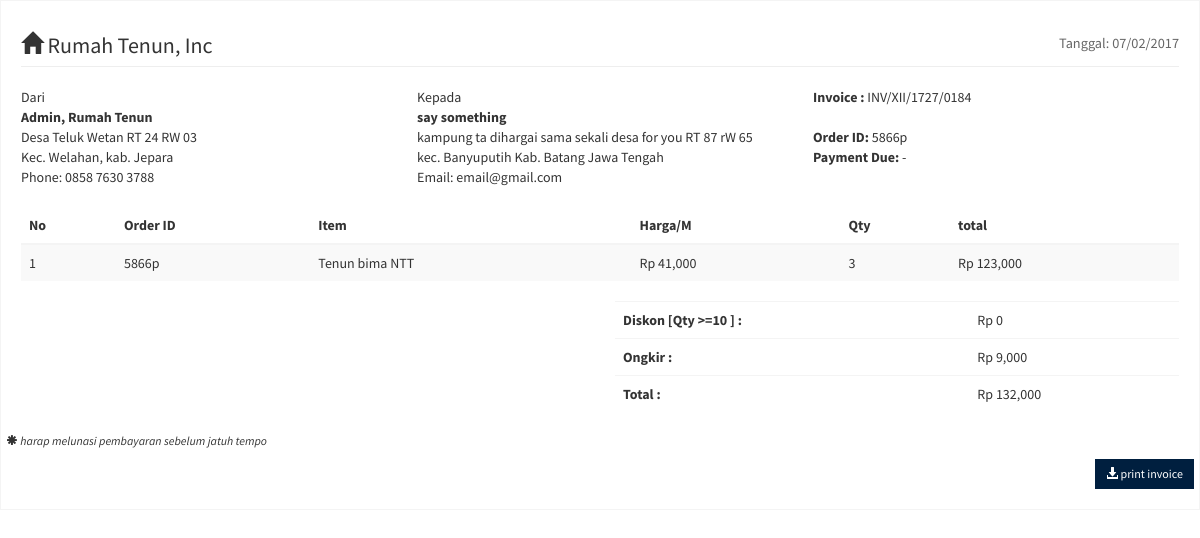
/invoice.php?id=5866p, run on the app's committed database.
### tables this page shows
CREATE TABLE `penjualan` (
  `kode` varchar(30) NOT NULL,
  `tanggal` date NOT NULL,
  `nama_barang` varchar(20) NOT NULL,
  `harga_jual` int(6) NOT NULL,
  `jumlah` int(3) NOT NULL,
  `total_harga` int(7) NOT NULL,
  `laba` int(9) NOT NULL,
  `status` enum('ok','pending') NOT NULL,
  `input_oleh` varchar(20) DEFAULT NULL,
  PRIMARY KEY (`kode`)
);

CREATE TABLE `pembeli` (
  `kode` varchar(10) NOT NULL,
  `nama` varchar(30) NOT NULL,
  `kontak` varchar(30) NOT NULL,
  `prov` varchar(40) NOT NULL,
  `kab` varchar(40) NOT NULL,
  `kec` varchar(30) NOT NULL,
  `alamat2` text NOT NULL,
  `kurir` enum('jne','tiki','pos_indo') NOT NULL,
  `resi` varchar(15) NOT NULL,
  PRIMARY KEY (`kode`)
);

### invoice.php (the view, shortened to what this page needs)
<?php
include 'koneksi.php';
$kode=$_GET['id'];
$sql = "SELECT penjualan.kode AS kode2,nama_barang,harga_jual,jumlah,total_harga,nama,alamat2,kec,kab,prov,kontak FROM penjualan INNER JOIN pembeli ON penjualan.kode=pembeli.kode WHERE penjualan.kode='$kode'";
$tampil =mysqli_query($link,$sql);
$r=mysqli_fetch_assoc($tampil);
?>
<!DOCTYPE html>
<html>
<head>
	<link rel="stylesheet" href="bootstrap/css/bootstrap.min.css">
	<link rel="stylesheet" href="dist/css/AdminLTE.min.css">
</head>
<body>
    <section class="invoice">
      <div class="row">
        <div class="col-xs-12">
          <h2 class="page-header">
            <span class="glyphicon glyphicon-home"></span> Rumah Tenun, Inc
            <small class="pull-right">Tanggal: <?php echo date('d/m/Y'); ?></small>
          </h2>
        </div>
      </div>
      <div class="row invoice-info">
        <div class="col-sm-4 invoice-col">
          Dari
          <address>
            <strong>Admin, Rumah Tenun</strong><br>
            Desa Teluk Wetan RT 24 RW 03<br>
            Kec. Welahan, kab. Jepara<br>
            Phone: 0858 7630 3788
          </address>
        </div>
        <div class="col-sm-4 invoice-col">
          Kepada
          <address>
            <strong><?php echo $r['nama']; ?></strong><br>
            <?php echo $r['alamat2']; ?><br>
            <?php echo 'kec. '.$r['kec'].' '.$r['kab'].' '.$r['prov']; ?><br>
            Email: <?php echo $r['kontak']; ?>
          </address>
        </div>
        <div class="col-sm-4 invoice-col">
          <b>Invoice : </b>INV/XII/<?php echo date('ynj').'/0'.substr(time(),-4,3); ?><br>
          <br>
          <b>Order ID:</b> <?php echo $r['kode2']; ?><br>
          <b>Payment Due:</b> -<br>
        </div>
      </div>
      <div class="row">
        <div class="col-xs-12 table-responsive">
          <table class="table table-striped">
            <thead>
            <tr>
              <th>No</th>
              <th>Order ID</th>
              <th>Item</th>
              <th>Harga/M</th>
              <th>Qty</th>
              <th>total</th>
            </tr>
            </thead>
            <tbody>
            <tr>
              <td><?php echo 1; ?></td>
              <td><?php echo $r['kode2']; ?></td>
              <td><?php echo 'Tenun '.$r['nama_barang']; ?></td>
              <td><?php echo 'Rp '.number_format($r['harga_jual']); ?></td>
              <td><?php echo $r['jumlah']; ?></td>
              <td><?php echo 'Rp '.number_format($r['total_harga']); ?></td>
            </tr>
            </tbody>
          </table>
        </div>
      </div>
      <div class="row">
        <div class="col-md-offset-6 col-xs-6">
          <div class="table-responsive">
            <table class="table table-borderless">
              <tr>
                <th>Diskon [Qty >=10 ] : </th>
                <td>Rp 0</td>
              </tr>
              <tr>
                <th>Ongkir : </th>
                <td>Rp 9,000</td>
              </tr>
              <tr>
                <th>Total : </th>
                <td><?php echo 'Rp '.number_format($r['total_harga']+9000); ?></td>
              </tr>
            </table>
          </div>
        </div>
      <div class="row no-print">
        <div class="col-xs-12">
          <i><p class="small"><span class="glyphicon glyphicon-asterisk"></span> harap melunasi pembayaran sebelum jatuh tempo</p></i>
          <button type="button" class="btn bg-navy btn-sm btn-flat pull-right" onclick="window.print()">
            <span class="glyphicon glyphicon-download-alt"></span> print invoice
          </button>
        </div>
      </div>
    </section>
</body>
</html>

### data on the page
penjualan: pembeli.nama "say something", pembeli.alamat2 "kampung ta dihargai sama sekali desa for you RT 87 rW 65", pembeli.kec "Banyuputih", pembeli.kab "Kab. Batang", pembeli.prov "Jawa Tengah", pembeli.kontak "email@gmail.com", kode "5866p", nama_barang "bima NTT", harga_jual "41,000", jumlah "3", total_harga "123,000", $r['total_harga']+9000 "132,000"
